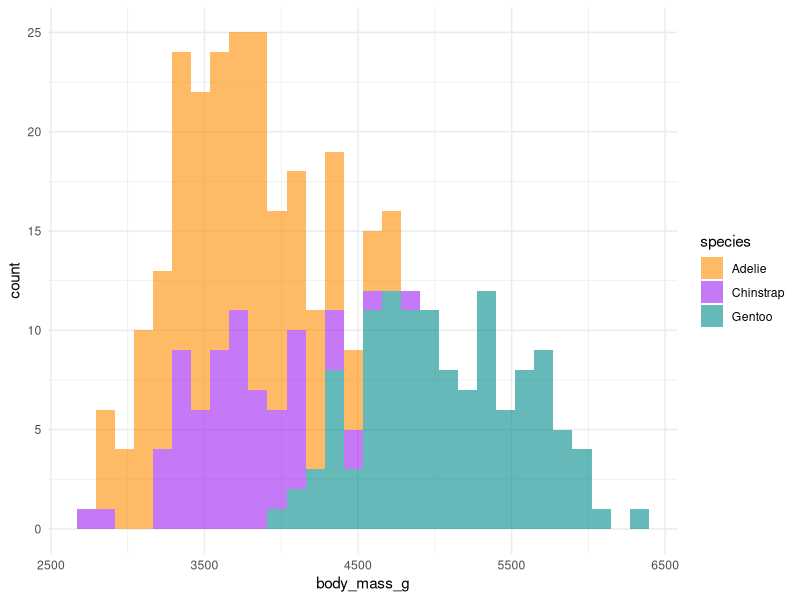

Here is the R script that generated this plot:
## ---- chunk 1
knitr::opts_chunk$set(
  echo = TRUE, # code is included in output
  warning = FALSE, # don't show warnings
  message = FALSE # don't show messages
)
library(tidyverse)
library(palmerpenguins)
## ---- chunk 2
# calculate the mean body mass of the penguin species
adelie_mean <- penguins %>% filter(species == "Adelie") %>% pull(body_mass_g) %>% mean(na.rm = TRUE) 
chinstrap_mean <- penguins %>% filter(species == "Chinstrap") %>% pull(body_mass_g) %>% mean(na.rm = TRUE) 
gentoo_mean <- penguins %>% filter(species == "Gentoo") %>% pull(body_mass_g) %>% mean(na.rm = TRUE) 
## ---- chunk 3
ggplot(penguins, aes(x = body_mass_g, fill = species)) +
  geom_histogram(alpha = 0.6) +
   scale_fill_manual(values = c("darkorange", "purple", "cyan4")) +
  theme_minimal()
## ---- chunk 4
penguins %>% 
  filter(!(is.na(sex))) %>% 
  group_by(species, sex) %>% 
  summarize(
    bill_length = mean(bill_length_mm, na.rm = TRUE),
    bill_depth = mean(bill_depth_mm, na.rm = TRUE),
    flipper_length = mean(flipper_length_mm, na.rm = TRUE),
    body_mass = mean(body_mass_g, na.rm = TRUE)
  )
